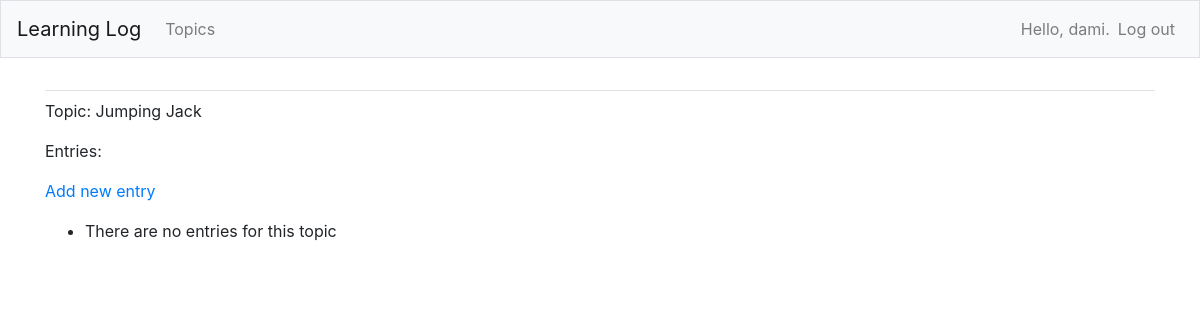
Page /topics/3 (signed in) on the earlier database version.
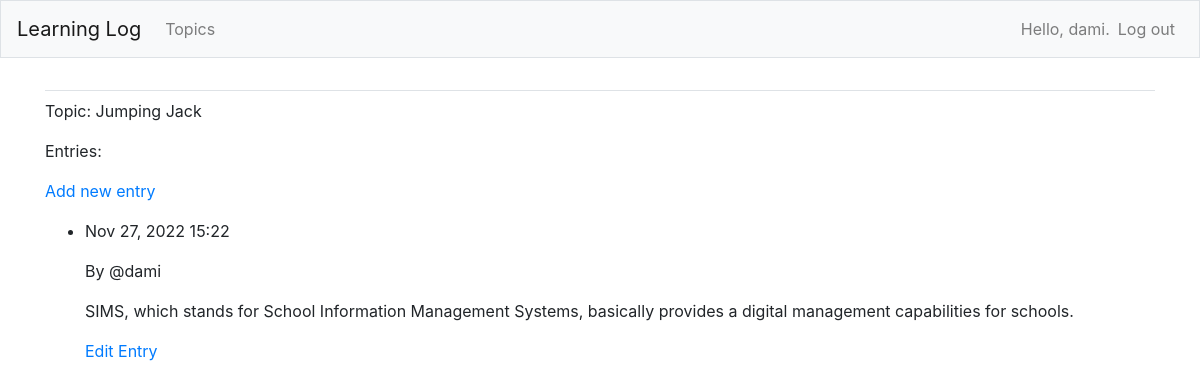
Same page on the later database version.
### learning_logs/models.py (models this page shows, shortened)
class Entry(models.Model):
    topic = models.ForeignKey(Topic, on_delete=models.CASCADE)
    text = models.TextField()
    date_added = models.DateTimeField(auto_now_add=True)
    class Meta:
        verbose_name_plural = 'entries'

class Topic(models.Model):
    text = models.CharField(max_length=200)
    date_added = models.DateTimeField(auto_now_add=True)
    owner = models.ForeignKey(User, on_delete=models.CASCADE)
    def __str__(self) -> str:
        return self.text

### learning_logs/views.py (the view)
# urls.py: path('topics/<int:topic_id>', views.topic, name='topic'),
@login_required
def topic(request, topic_id):
    topic = Topic.objects.get(id=topic_id)
    if topic.owner != request.user:
        raise Http404
    entries = topic.entry_set.order_by('-date_added')
    context = {
        'topic': topic, 'entries': entries,
    }
    return render(request, 'learning_logs/topic.html', context)

### learning_logs/templates/learning_logs/topic.html
{% extends 'learning_logs/base.html' %}
{% block content %}
  <p>Topic: {{topic}}</p>
  <p>Entries:</p>
  <p>
    <a href="{% url 'learning_logs:new_entry' topic.id %}">Add new entry</a>
  </p>
  <ul>
    {% for entry in entries %}
      <li>
        <p>{{entry.date_added|date:'M d, Y H:i'}}</p>
        <p>By @{{entry.topic.owner.username}}</p>
        <p>{{entry.text|linebreaks}}</p>
        <a href="{% url 'learning_logs:edit_entry' entry.id %}">Edit Entry</a>
      </li>
    {% empty %}
      <li>There are no entries for this topic</li>
    {% endfor %}
  </ul>
{% endblock content %}

Differences in the rows shown:
added Entry: date_added "Nov 27, 2022 15:22", topic.owner.username "dami", text "SIMS, which stands for School Information Management Systems, basically provides a digital management capabilities for schools."
Other differences:
text no longer shown: "There are no entries for this topic"
